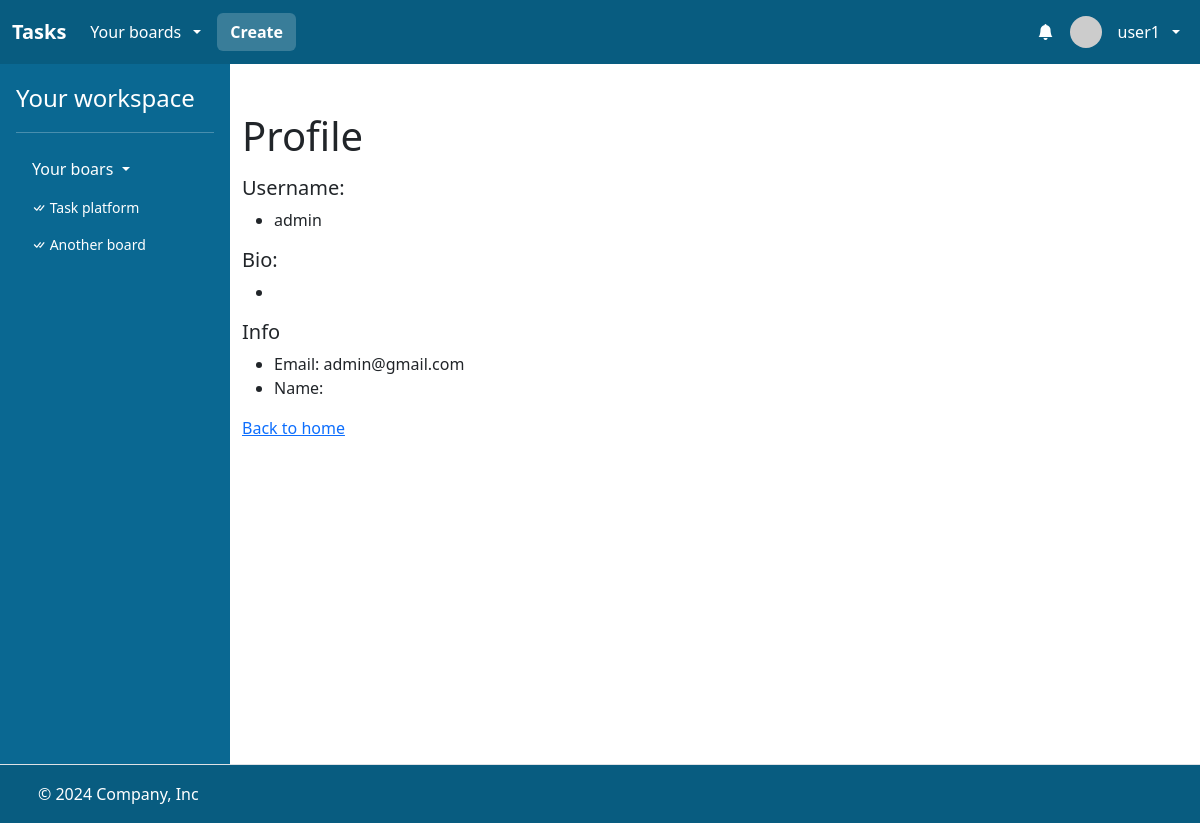
Screenshot of /profile/6 (signed in) with the database file from the repository.
### task/models.py (models this page shows, shortened)
class User(AbstractUser):
    bio = models.CharField(max_length=256)

class Board(models.Model):
    name = models.CharField(max_length=256)
    description = models.CharField(max_length=256)
    members = models.ManyToManyField(User, related_name="boards")
    created_at = models.DateTimeField(auto_now_add=True)

### task/views/user_views.py (the view)
# urls.py: path("profile/<int:profile_id>", views.profile_view, name="profile"),
@login_required
def profile_view(request, profile_id):
    profile = User.objects.filter(id=profile_id).first()
    return render(
        request,
        "task/profile.html",
        {"boards": request.user.boards.all(), "profile": profile},
    )

### task/templates/task/profile.html (shortened to what this page needs)
{% extends "task/layout.html" %}
{% block main %}
    <div class="container">
        <div class="mt-5">
            <h1>Profile</h1>
            <h5 class="mt-3">Username:</h5>
            <ul>
                <li>
                    {{ profile.username }}
                </li>
            </ul>
            <h5>Bio:</h5>
            <ul>
                <li>
                </li>
            </ul>
            <h5>Info</h5>
            <ul>
                <li>
                    Email: {{ profile.email }}
                </li>
                <li>
                    Name: {{ profile.first_name }} {{ profile.last_name }}
                </li>
            </ul>
        </div>
        <div class="mt-3">
            <a class="link-primary" href="{% url 'index' %}">Back to home</a>
        </div>
    </div>
{% endblock %}

### task/templates/task/layout.html (shortened to what this page needs)
<!DOCTYPE html>
{% load static %}
{% load humanize %}
<html lang="en">
    <head>
        <link href="https://cdn.jsdelivr.net/npm/bootstrap@5.3.3/dist/css/bootstrap.min.css" rel="stylesheet">
        <link rel="stylesheet" href="https://cdn.jsdelivr.net/npm/bootstrap-icons@1.3.0/font/bootstrap-icons.css">
        <link href="{% static 'styles.css' %}" rel="stylesheet">
    </head>
    <body class="h-100vh">
        <div class="d-flex flex-column h-100">
            <header>
                <nav class="navbar navbar-expand-lg bg-custom-3"  data-bs-theme="dark">
                    <div class="container-fluid">
                      <a class="navbar-brand fw-bold" href="{% url 'index' %}">Tasks</a>
                      <div class="collapse navbar-collapse" id="navbarHeader">
                        <ul class="navbar-nav me-auto mb-2 mb-lg-0 d-flex align-items-center gap-2">
                            {% if user.is_authenticated %}
                                <li class="nav-item dropdown">
                                    <a class="nav-link dropdown-toggle text-white d-flex align-items-center gap-2" href="#" role="button" data-bs-toggle="dropdown" aria-expanded="false">
                                        <span>Your boards</span>
                                    </a>
                                </li>
                                <li class="nav-item">
                                    <a class="btn fw-bold text-white bg-custom-4" href="{% url 'create_board' %}">Create</a>
                                </li>
                          {% endif %}
                        </ul>
                        {% if user.is_authenticated %}
                        <ul class="navbar-nav ms-auto mb-2 mb-lg-0 f-flex align-items-center">
                            <li class="nav-item dropdown">
                                <a class="nav-link text-white d-relative d-flex align-items-center gap-2" href="#" role="button" id="dropdownMenuClickableInside" data-bs-toggle="dropdown" data-bs-auto-close="outside" aria-expanded="false">
                                    <i class="bi bi-bell-fill"></i>
                                </a>
                            </li>
                            <li class="nav-item dropdown">
                                <a class="nav-link dropdown-toggle text-white d-flex align-items-center gap-2" href="#" role="button" data-bs-toggle="dropdown" aria-expanded="false">
                                    <img src="https://i.pravatar.cc/48?u={{ user.id }}" alt="" width="32" height="32" class="rounded-circle me-2">
                                    <span>{{ user.username }}</span>
                                </a>
                            </li>
                        </ul>
                        {% endif %}
                      </div>
                    </div>
                  </nav>
            </header>
            <main class="flex-fill">
                <div class="d-flex flex-nowrap h-100">
                    {% if user.is_authenticated %}
                    <div class="d-none d-lg-flex flex-column flex-shrink-0 p-3 text-white side-menu-container">
                        <a href="{% url 'index' %}" class="text-decoration-none d-flex align-items-center mb-3 mb-md-0 me-md-auto text-white">
                          <span class="fs-4">Your workspace</span>
                        </a>
                        <hr>
                        <ul class="nav nav-pills flex-column mb-auto">
                          <li class="mb-1">
                            <button class="nav-link text-white collapsed dropdown-toggle" data-bs-toggle="collapse" data-bs-target="#home-collapse" aria-expanded="true">
                                Your boars
                            </button>
                            <div class="collapse show " id="home-collapse">
                                <ul class="btn-toggle-nav list-unstyled fw-normal pb-1 small max-height-490 overflow-auto">
                                    {% for board in boards %}
                                    <li>
                                        <a href="{% url 'board' board.id %}" class="nav-link text-white">
                                            <i class="bi bi-check-all"></i>
                                            {{ board.name }}
                                        </a>
                                    </li>
                                    {% endfor %}
                                </ul>
                            </div>
                          </li>
                        </ul>
                    </div>
                    {% endif %}
                    <div class="flex-fill bg-white min-heigt-700 overflow-x-hidden">
                        {% block main %}
                        {% endblock %}
                    </div>
                </div>
            </main>
            <footer class="d-flex flex-wrap justify-content-between align-items-center py-3 border-top bg-custom-3 border-0">
                <div class="col-md-4 d-flex align-items-center">
                  <a href="/" class="mb-3 me-2 mb-md-0 text-body-secondary lh-1">
                    <svg class="bi" width="30" height="24"><use xlink:href="#bootstrap"></use></svg>
                  </a>
                  <span class="mb-3 mb-md-0 text-white">© 2024 Company, Inc</span>
                </div>
                <ul class="nav col-md-4 justify-content-end list-unstyled d-flex">
                  <li class="ms-3"><a class="text-body-secondary" href="#"><svg class="bi" width="24" height="24"><use xlink:href="#twitter"></use></svg></a></li>
                  <li class="ms-3"><a class="text-body-secondary" href="#"><svg class="bi" width="24" height="24"><use xlink:href="#instagram"></use></svg></a></li>
                  <li class="ms-3"><a class="text-body-secondary" href="#"><svg class="bi" width="24" height="24"><use xlink:href="#facebook"></use></svg></a></li>
                </ul>
            </footer>
        </div>
    </body>
</html>

### task/static/styles.css (style rules this page uses)
.bg-custom-3 { background-color: #085c80; }
.bg-custom-4 { background-color: #397d99; }
.h-100 { height: 100%; }
.h-100vh { height: 100vh; }
.side-menu-container { width: 230px; background: #0a6892; }
.max-height-490 { max-height: 490px; }
.min-heigt-700 { min-height: 700px; }
.overflow-x-hidden { overflow-x: hidden; }

### rows the page displays
User: username "user1"
Board: name "Task platform"
Board: name "Another board"
User: username "admin", email "admin@gmail.com"
